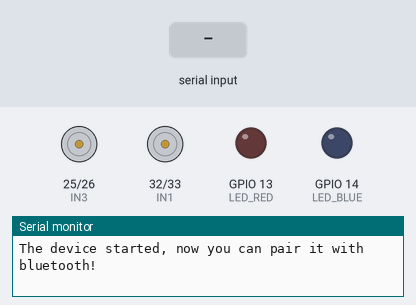
A sketch run on a simulated ESP32. Shown: motor-driver pin pairs drawn as motors (green arrow = first pin HIGH = forward, orange = second pin HIGH = backward, longer = more drive), output pins drawn as LEDs (lit = HIGH), the last lines printed to the serial monitor. Inputs (shaded band) come from the test bench. Nothing arrives over Bluetooth unless stated.

Above: at 1.2 s.
1.3 s: "L" received over the second serial link
At 2.3 s:
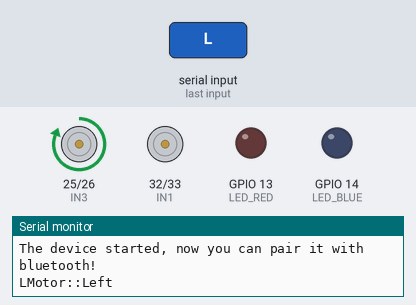
2.8 s: "R" received over the second serial link
At 3.3 s:
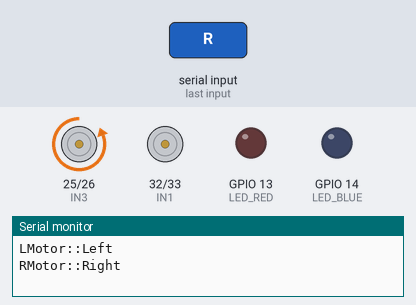
4.3 s: "B" received over the second serial link
At 5.5 s:
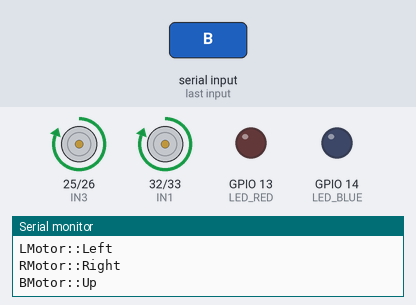
5.8 s: "F" received over the second serial link
At 6.6 s:
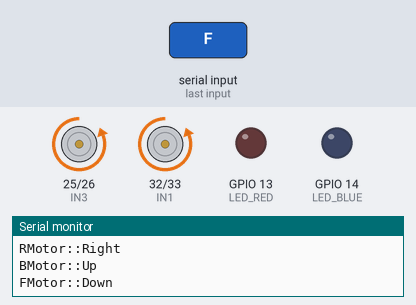
7.3 s: "W" received over the second serial link
At 7.6 s:
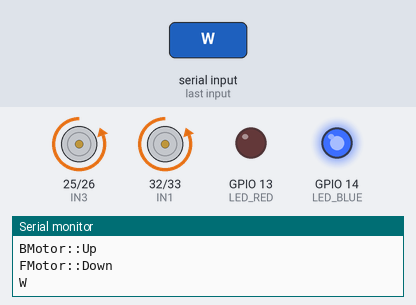
8.8 s: "X" received over the second serial link
At 9.3 s:
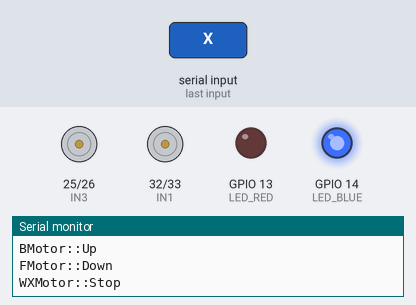
Timing chart, 0 to 11.3 s (numbered marks = the images above; inputs shaded):
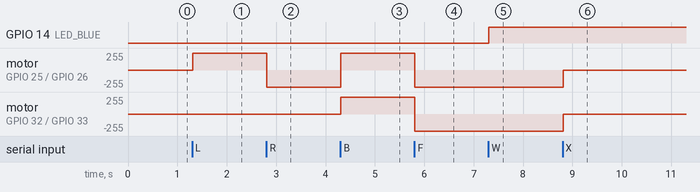

Measured:
- after the input at 1.3 s, motor on GPIO 25 (IN3) / GPIO 26 (IN4): stopped → forward 255/255 at once
- after the input at 2.8 s, motor on GPIO 25 (IN3) / GPIO 26 (IN4): forward 255/255 → backward 255/255 at once
- after the input at 4.3 s, motor on GPIO 25 (IN3) / GPIO 26 (IN4): backward 255/255 → forward 255/255 at once; motor on GPIO 32 (IN1) / GPIO 33 (IN2): stopped → forward 255/255 at once
- after the input at 5.8 s, motor on GPIO 25 (IN3) / GPIO 26 (IN4), motor on GPIO 32 (IN1) / GPIO 33 (IN2): forward 255/255 → backward 255/255 at once
- after the input at 7.3 s, GPIO 14 (LED_BLUE): LOW → HIGH at once
- after the input at 8.8 s, motor on GPIO 25 (IN3) / GPIO 26 (IN4), motor on GPIO 32 (IN1) / GPIO 33 (IN2): backward 255/255 → stopped at once

The sketch:

BTCar_RC.ino
```cpp
// ESP32 Bluetooth Remote Control Tank
// (@)gausskao
// 2020/05/19 v0.1 created. BlueTooth remote control crated.

#include "BluetoothSerial.h"

BluetoothSerial SerialBT;

#define IN1 32
#define IN2 33
#define IN3 25
#define IN4 26

int CAR_STATE=0;
#define CAR_FORWARD 1
#define CAR_BACK    2
#define CAR_LEFT    3
#define CAR_RIGHT   4
#define CAR_STOP    0

#define LED_RED   13
#define LED_BLUE  14

void setup() {

  Serial.begin(115200);
  SerialBT.begin("BTCar_01"); //Bluetooth device name
  Serial.println("The device started, now you can pair it with bluetooth!");

  pinMode(IN1, OUTPUT);
  pinMode(IN2, OUTPUT);
  pinMode(IN3, OUTPUT);
  pinMode(IN4, OUTPUT);

  pinMode(LED_RED, OUTPUT);
  pinMode(LED_BLUE, OUTPUT);
}

void MotorUp()  {
  if (CAR_STATE==CAR_FORWARD)  return;
  CAR_STATE=CAR_FORWARD;
  Serial.println("Motor::Up");
  digitalWrite(IN1, HIGH);
  digitalWrite(IN2, LOW);
  digitalWrite(IN3, HIGH);
  digitalWrite(IN4, LOW);
}

void MotorDown() {
  if (CAR_STATE==CAR_BACK)  return;
  CAR_STATE=CAR_BACK;
  Serial.println("Motor::Down");
  digitalWrite(IN1, LOW);
  digitalWrite(IN2, HIGH);
  digitalWrite(IN3, LOW);
  digitalWrite(IN4, HIGH);
}

void MotorLeft() {
  if (CAR_STATE==CAR_LEFT)  return;
  CAR_STATE=CAR_LEFT;
  Serial.println("Motor::Left");
  digitalWrite(IN1, LOW);
  digitalWrite(IN2, LOW);
  digitalWrite(IN3, HIGH);
  digitalWrite(IN4, LOW);

}

void MotorRight() {
  if (CAR_STATE==CAR_RIGHT)  return;
  CAR_STATE=CAR_RIGHT;
  Serial.println("Motor::Right");
  digitalWrite(IN1, LOW);
  digitalWrite(IN2, LOW);
  digitalWrite(IN3, LOW);
  digitalWrite(IN4, HIGH);
}

void MotorStop() {
   if (CAR_STATE==CAR_STOP)  return;
  CAR_STATE=CAR_STOP;
  Serial.println("Motor::Stop");
  digitalWrite(IN1, LOW);
  digitalWrite(IN2, LOW);
  digitalWrite(IN3, LOW);
  digitalWrite(IN4, LOW);
}

void RedLight(bool status)
{
  return status ? digitalWrite(LED_RED, HIGH) : digitalWrite(LED_RED, LOW);
}

void BlueLight(bool status)
{
  return status ? digitalWrite(LED_BLUE, HIGH) : digitalWrite(LED_BLUE, LOW);
}


char cmd = 'S';
char prevCmd = 'A';
int velocity = 0;
unsigned long timer0 = 2000;  //Stores the time (in millis since execution started)
unsigned long timer1 = 0;  //Stores the time when the last command was received from the phone

void loop() {
  if (Serial.available()) {
    SerialBT.write(Serial.read());
  }
  if (SerialBT.available()) {
    timer1 = millis();
    prevCmd = cmd;
    cmd = SerialBT.read();
    //Change pin mode only if new command is different from previous.
    if(cmd!=prevCmd){

      Serial.write(cmd);
      switch(cmd)
      {
      case 'L' : MotorLeft();break;
      case 'R' : MotorRight();break;
      case 'B' : MotorUp();break;    // Reverse Backward
      case 'F' : MotorDown();break;  // Reverse Forward
      case 'X' : MotorStop();break;
      case 'x' : MotorStop();break;
      case 'W' : BlueLight(true);break;
      case 'w' : BlueLight(false);break;
      case 'U' : RedLight(true);break;
      case 'u' : RedLight(false);break;
      default : break;
      }
    }
  }
  delay(20);
}
```
